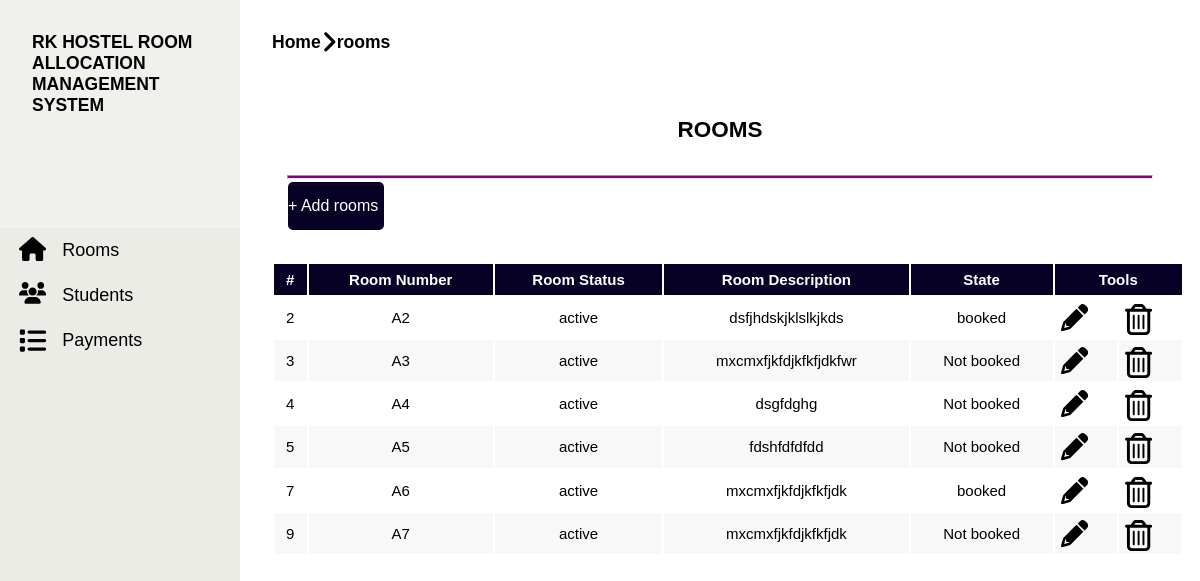
The app's page /?ref=dashboard&new=rooms with its own data.
### tables this page shows
CREATE TABLE `rooms` (
  `id` int(11) NOT NULL,
  `roomno` varchar(20) NOT NULL,
  `status` varchar(10) NOT NULL,
  `descr` varchar(200) NOT NULL,
  `own` varchar(10) NOT NULL
);

### index.php (called while the page is built, shortened)
<?php
$file="dashboard";
require './assets/header.php';
require "./$file.php";
require './assets/footer.php';
?>

### files/rooms.php (the view, shortened to what this page needs)
<div class="w-full h-full flex flex-col ic rooms">
    <h2 class="margin">ROOMS</h2>
    <hr style="height: 2px; background-color: purple; width: 90%;">
    <div class="bottom w-full h-max">
        <div class="link flex ic js flex-col">
           <a href="?ref=dashboard&new=rooms&pop=1">+ Add rooms</a>
        </div>
        <div class="margin w-full flex h-max flex-col">
            <table>
                <thead>
                    <th>#</th>
                    <th>Room Number</th>
                    <th>Room Status</th>
                    <th>Room Description</th>
                    <th>State</th>
                    <th colspan=2>Tools</th>
                </thead>
                <tbody>
                    <?php
                    $select=$con->query("SELECT *FROM rooms");
                    if($select->num_rows){
                        while($selectq=$select->fetch_assoc()){
                            ?>
                            <tr>
                                <td><?=$selectq['id']?></td>
                                <td><?=$selectq['roomno']?></td>
                                <td><?=$selectq['status']?></td>
                                <td><?=$selectq['descr']?></td>
                                <td><?=$selectq['own']?></td>
                                <td><a href="?ref=dashboard&new=rooms&edit=1&id=<?=$selectq['id']?>"><div class="icon"><?php require './icons/pencil.svg'?></div></a></td>
                                <td><a href="?ref=dashboard&new=rooms&delete=1&id=<?=$selectq['id']?>"><div class="icon"><?php require './icons/trash-can.svg'?></div></a></td>
                            </tr>
                            <?php
                        }
                    }
                    ?>
                </tbody>
            </table>
        </div>
    </div>
</div>

### records on screen
rooms: id "2", roomno "A2", status "active", descr "dsfjhdskjklslkjkds", own "booked"
rooms: id "3", roomno "A3", status "active", descr "mxcmxfjkfdjkfkfjdkfwr", own "Not booked"
rooms: id "4", roomno "A4", status "active", descr "dsgfdghg", own "Not booked"
rooms: id "5", roomno "A5", status "active", descr "fdshfdfdfdd", own "Not booked"
rooms: id "7", roomno "A6", status "active", descr "mxcmxfjkfdjkfkfjdk", own "booked"
rooms: id "9", roomno "A7", status "active", descr "mxcmxfjkfdjkfkfjdk", own "Not booked"

### other values on screen
$new1 "rooms"
